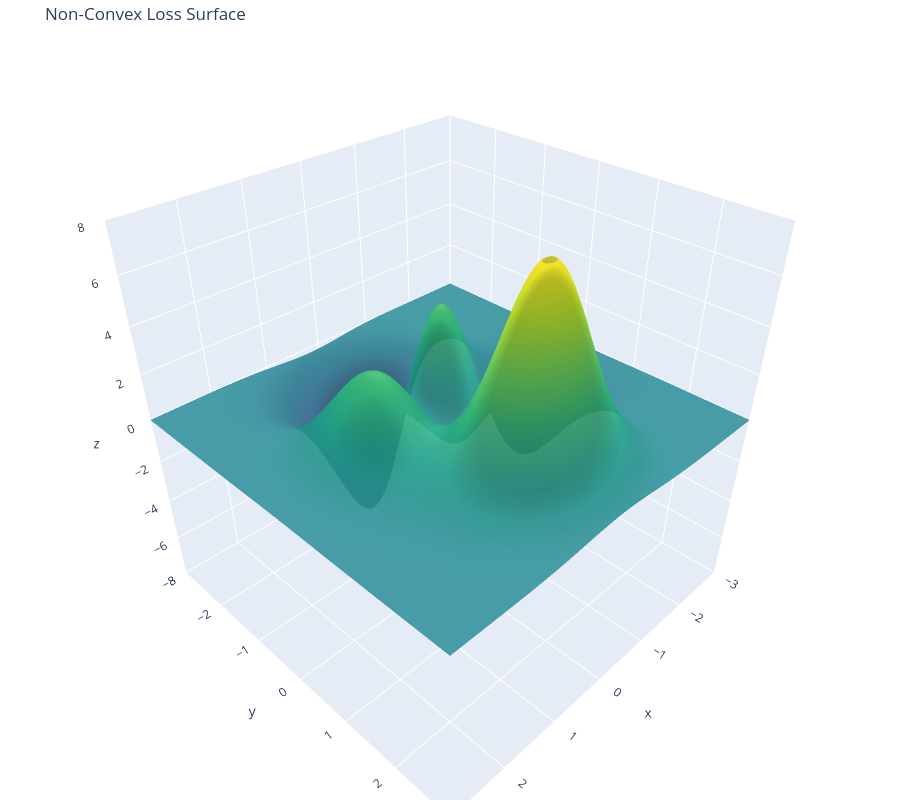

Here is the notebook cell this chart was saved with:
### Markdown cell above
# Gradient Descent Demo

To demonstrate Gradient Descent, we will use a variation of the "Peaks" function, which is famous for being tough to optimize well. In this case, we have two parameters, $x$ and $y$. The loss function is $$f(x, y) = 3(1-x)^2 e^{-x^2 - (y+1)^2} - 10\left(\frac{x}{5} - x^3 - y^5\right)e^{-x^2-y^2} - \frac{1}{3}e^{-(x+1)^2 - y^2}$$

Now, this has no inherent ML meaning, but the key thing is, if we change $x$ or $y$, the value of the output will change - and we're trying to find the values of $x$ and $y$ that minimize it.  First, here's what the loss function looks like:

### Code cell
import numpy as np
import plotly.graph_objects as go

np.random.seed(2) # For reproducibility


def loss_function(x, y):
    """
    Calculates the loss for a given x and y.
    Based on the 'Peaks' function.
    """
    return (3 * (1 - x)**2 * np.exp(-(x**2) - (y + 1)**2) - 
            10 * (x/5 - x**3 - y**5) * np.exp(-x**2 - y**2) - 
            1/3 * np.exp(-(x + 1)**2 - y**2))

# 1. Setup the Grid
x_range = np.linspace(-3, 3, 100)
y_range = np.linspace(-3, 3, 100)
X, Y = np.meshgrid(x_range, y_range)

# 2. Calculate Loss (Z)
Z = loss_function(X, Y)

# 3. Plotting with Plotly
fig = go.Figure(data=[go.Surface(z=Z, x=X, y=Y, colorscale='Viridis', opacity=0.9, showscale=False)])

fig.update_layout(
    title='Non-Convex Loss Surface',
    autosize=True,
    width=None,
    height=800,
    margin=dict(l=0, r=0, b=0, t=40), # remove whitespace margins
    scene=dict(
        aspectmode='cube', # Forces X, Y, and Z to have equal lengths
        xaxis=dict(nticks=10, range=[-3, 3]),
        yaxis=dict(nticks=10, range=[-3, 3]),
        zaxis=dict(nticks=10, range=[-8, 8]), # Adjust Z range if needed
    )
)

fig.show()

### Figure 1 — Plotly figure (JSON) as saved in the notebook; plotly's stock layout.template omitted (floating-point values rounded to 4 significant figures; data arrays with more than 128 entries replaced by an {"elided": "..."} marker saying what was removed)
{"data": [{"colorscale": [[0, "#440154"], [0.1111, "#482878"], [0.2222, "#3e4989"], [0.3333, "#31688e"], [0.4444, "#26828e"], [0.5556, "#1f9e89"], [0.6667, "#35b779"], [0.7778, "#6ece58"], [0.8889, "#b5de2b"], [1, "#fde725"]], "opacity": 0.9, "showscale": false, "type": "surface", "x": {"elided": "100x100 float values"}, "y": {"elided": "100x100 float values"}, "z": {"elided": "100x100 float values"}}], "layout": {"autosize": true, "height": 800, "margin": {"b": 0, "l": 0, "r": 0, "t": 40}, "scene": {"aspectmode": "cube", "xaxis": {"nticks": 10, "range": [-3, 3]}, "yaxis": {"nticks": 10, "range": [-3, 3]}, "zaxis": {"nticks": 10, "range": [-8, 8]}}, "title": {"text": "Non-Convex Loss Surface"}}}
